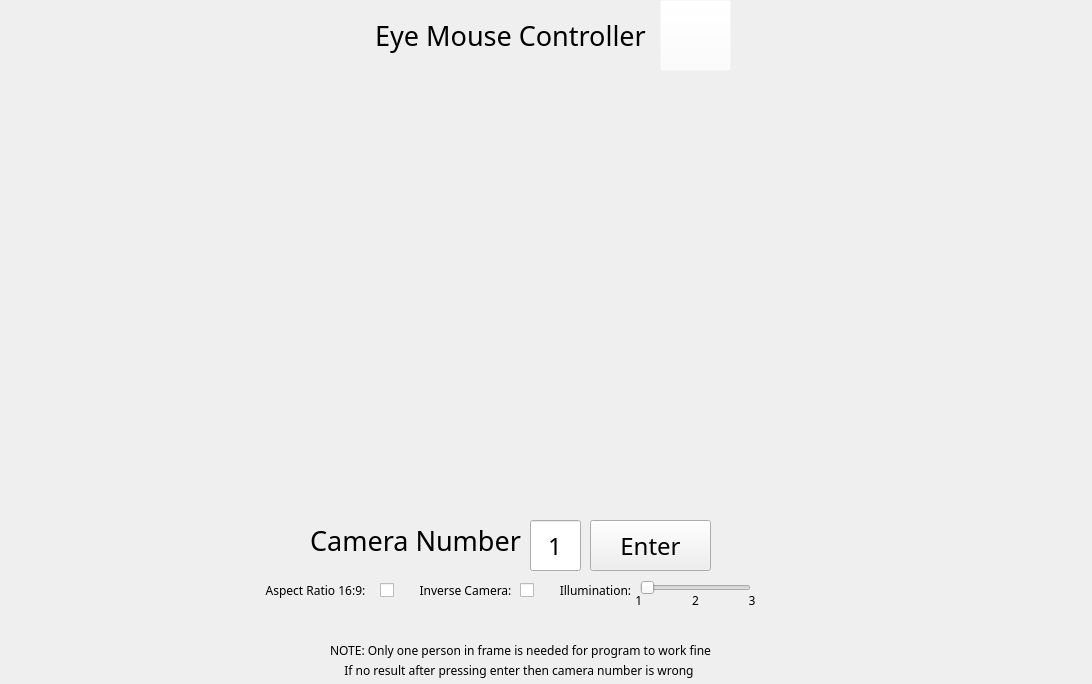
<?xml version="1.0" encoding="UTF-8"?>
<ui version="4.0">
 <class>MainWindow</class>
 <widget class="QMainWindow" name="MainWindow">
  <property name="enabled">
   <bool>true</bool>
  </property>
  <property name="geometry">
   <rect>
    <x>0</x>
    <y>0</y>
    <width>1092</width>
    <height>684</height>
   </rect>
  </property>
  <property name="sizePolicy">
   <sizepolicy hsizetype="Fixed" vsizetype="Fixed">
    <horstretch>0</horstretch>
    <verstretch>0</verstretch>
   </sizepolicy>
  </property>
  <property name="contextMenuPolicy">
   <enum>Qt::NoContextMenu</enum>
  </property>
  <property name="windowTitle">
   <string>Eye Mouse Controller</string>
  </property>
  <property name="windowIcon">
   <iconset>
    <normaloff>icon.ico</normaloff>icon.ico</iconset>
  </property>
  <property name="toolTip">
   <string notr="true"/>
  </property>
  <property name="statusTip">
   <string notr="true"/>
  </property>
  <property name="whatsThis">
   <string notr="true"/>
  </property>
  <property name="accessibleName">
   <string notr="true"/>
  </property>
  <property name="accessibleDescription">
   <string notr="true"/>
  </property>
  <property name="autoFillBackground">
   <bool>false</bool>
  </property>
  <property name="windowFilePath">
   <string notr="true"/>
  </property>
  <property name="documentMode">
   <bool>false</bool>
  </property>
  <property name="tabShape">
   <enum>QTabWidget::Rounded</enum>
  </property>
  <property name="dockNestingEnabled">
   <bool>false</bool>
  </property>
  <widget class="QWidget" name="centralwidget">
   <widget class="QPushButton" name="EnterButton">
    <property name="geometry">
     <rect>
      <x>590</x>
      <y>520</y>
      <width>121</width>
      <height>51</height>
     </rect>
    </property>
    <property name="font">
     <font>
      <family>Rockwell</family>
      <pointsize>18</pointsize>
     </font>
    </property>
    <property name="cursor">
     <cursorShape>PointingHandCursor</cursorShape>
    </property>
    <property name="text">
     <string>Enter</string>
    </property>
    <property name="iconSize">
     <size>
      <width>16</width>
      <height>16</height>
     </size>
    </property>
    <property name="shortcut">
     <string>Return</string>
    </property>
   </widget>
   <widget class="QLabel" name="Eyemouselabel">
    <property name="geometry">
     <rect>
      <x>130</x>
      <y>-10</y>
      <width>761</width>
      <height>91</height>
     </rect>
    </property>
    <property name="sizePolicy">
     <sizepolicy hsizetype="Preferred" vsizetype="Preferred">
      <horstretch>0</horstretch>
      <verstretch>0</verstretch>
     </sizepolicy>
    </property>
    <property name="font">
     <font>
      <family>Rockwell</family>
      <pointsize>20</pointsize>
      <weight>50</weight>
      <bold>false</bold>
     </font>
    </property>
    <property name="text">
     <string>Eye Mouse Controller</string>
    </property>
    <property name="textFormat">
     <enum>Qt::AutoText</enum>
    </property>
    <property name="alignment">
     <set>Qt::AlignCenter</set>
    </property>
    <property name="wordWrap">
     <bool>false</bool>
    </property>
   </widget>
   <widget class="QLabel" name="instructionimagelabel">
    <property name="geometry">
     <rect>
      <x>180</x>
      <y>70</y>
      <width>721</width>
      <height>441</height>
     </rect>
    </property>
    <property name="sizePolicy">
     <sizepolicy hsizetype="Preferred" vsizetype="Preferred">
      <horstretch>0</horstretch>
      <verstretch>0</verstretch>
     </sizepolicy>
    </property>
    <property name="text">
     <string/>
    </property>
    <property name="pixmap">
     <pixmap>instruction.png</pixmap>
    </property>
    <property name="alignment">
     <set>Qt::AlignCenter</set>
    </property>
   </widget>
   <widget class="QLabel" name="cameralabel">
    <property name="geometry">
     <rect>
      <x>310</x>
      <y>510</y>
      <width>211</width>
      <height>61</height>
     </rect>
    </property>
    <property name="sizePolicy">
     <sizepolicy hsizetype="Preferred" vsizetype="Preferred">
      <horstretch>0</horstretch>
      <verstretch>0</verstretch>
     </sizepolicy>
    </property>
    <property name="font">
     <font>
      <family>Rockwell</family>
      <pointsize>20</pointsize>
      <weight>50</weight>
      <bold>false</bold>
     </font>
    </property>
    <property name="text">
     <string>Camera Number</string>
    </property>
    <property name="textFormat">
     <enum>Qt::AutoText</enum>
    </property>
    <property name="alignment">
     <set>Qt::AlignCenter</set>
    </property>
    <property name="wordWrap">
     <bool>false</bool>
    </property>
   </widget>
   <widget class="QLineEdit" name="lineEdit">
    <property name="geometry">
     <rect>
      <x>530</x>
      <y>520</y>
      <width>51</width>
      <height>51</height>
     </rect>
    </property>
    <property name="font">
     <font>
      <family>Rockwell</family>
      <pointsize>18</pointsize>
     </font>
    </property>
    <property name="text">
     <string>1</string>
    </property>
    <property name="maxLength">
     <number>1</number>
    </property>
    <property name="alignment">
     <set>Qt::AlignCenter</set>
    </property>
   </widget>
   <widget class="QLabel" name="cameralabel_3">
    <property name="geometry">
     <rect>
      <x>310</x>
      <y>620</y>
      <width>421</width>
      <height>61</height>
     </rect>
    </property>
    <property name="sizePolicy">
     <sizepolicy hsizetype="Preferred" vsizetype="Preferred">
      <horstretch>0</horstretch>
      <verstretch>0</verstretch>
     </sizepolicy>
    </property>
    <property name="font">
     <font>
      <family>Rockwell</family>
      <pointsize>9</pointsize>
      <weight>50</weight>
      <bold>false</bold>
     </font>
    </property>
    <property name="text">
     <string>NOTE: Only one person in frame is needed for program to work fine</string>
    </property>
    <property name="textFormat">
     <enum>Qt::AutoText</enum>
    </property>
    <property name="alignment">
     <set>Qt::AlignCenter</set>
    </property>
    <property name="wordWrap">
     <bool>false</bool>
    </property>
   </widget>
   <widget class="QLabel" name="cameralabel_4">
    <property name="geometry">
     <rect>
      <x>310</x>
      <y>640</y>
      <width>421</width>
      <height>61</height>
     </rect>
    </property>
    <property name="sizePolicy">
     <sizepolicy hsizetype="Preferred" vsizetype="Preferred">
      <horstretch>0</horstretch>
      <verstretch>0</verstretch>
     </sizepolicy>
    </property>
    <property name="font">
     <font>
      <family>Rockwell</family>
      <pointsize>9</pointsize>
      <weight>50</weight>
      <bold>false</bold>
     </font>
    </property>
    <property name="text">
     <string>If no result after pressing enter then camera number is wrong </string>
    </property>
    <property name="textFormat">
     <enum>Qt::AutoText</enum>
    </property>
    <property name="alignment">
     <set>Qt::AlignCenter</set>
    </property>
    <property name="wordWrap">
     <bool>false</bool>
    </property>
   </widget>
   <widget class="QLabel" name="cameralabel_5">
    <property name="geometry">
     <rect>
      <x>410</x>
      <y>560</y>
      <width>111</width>
      <height>61</height>
     </rect>
    </property>
    <property name="sizePolicy">
     <sizepolicy hsizetype="Preferred" vsizetype="Preferred">
      <horstretch>0</horstretch>
      <verstretch>0</verstretch>
     </sizepolicy>
    </property>
    <property name="font">
     <font>
      <family>Rockwell</family>
      <pointsize>9</pointsize>
      <weight>50</weight>
      <bold>false</bold>
     </font>
    </property>
    <property name="text">
     <string>Inverse Camera:</string>
    </property>
    <property name="textFormat">
     <enum>Qt::AutoText</enum>
    </property>
    <property name="alignment">
     <set>Qt::AlignCenter</set>
    </property>
    <property name="wordWrap">
     <bool>false</bool>
    </property>
   </widget>
   <widget class="QCheckBox" name="inversecameracheck">
    <property name="geometry">
     <rect>
      <x>520</x>
      <y>580</y>
      <width>20</width>
      <height>21</height>
     </rect>
    </property>
    <property name="autoFillBackground">
     <bool>false</bool>
    </property>
    <property name="text">
     <string/>
    </property>
    <property name="iconSize">
     <size>
      <width>16</width>
      <height>16</height>
     </size>
    </property>
   </widget>
   <widget class="QLabel" name="GithubLogo">
    <property name="geometry">
     <rect>
      <x>660</x>
      <y>0</y>
      <width>71</width>
      <height>71</height>
     </rect>
    </property>
    <property name="sizePolicy">
     <sizepolicy hsizetype="Preferred" vsizetype="Preferred">
      <horstretch>0</horstretch>
      <verstretch>0</verstretch>
     </sizepolicy>
    </property>
    <property name="text">
     <string/>
    </property>
    <property name="pixmap">
     <pixmap>githublogo.png</pixmap>
    </property>
    <property name="alignment">
     <set>Qt::AlignCenter</set>
    </property>
   </widget>
   <widget class="QPushButton" name="GithubButton">
    <property name="geometry">
     <rect>
      <x>660</x>
      <y>0</y>
      <width>71</width>
      <height>71</height>
     </rect>
    </property>
    <property name="font">
     <font>
      <family>Rockwell</family>
      <pointsize>18</pointsize>
     </font>
    </property>
    <property name="cursor">
     <cursorShape>PointingHandCursor</cursorShape>
    </property>
    <property name="styleSheet">
     <string notr="true">
background-color: rgba(255, 255, 255, 0);</string>
    </property>
    <property name="text">
     <string/>
    </property>
    <property name="iconSize">
     <size>
      <width>16</width>
      <height>16</height>
     </size>
    </property>
    <property name="shortcut">
     <string>Return</string>
    </property>
   </widget>
   <widget class="QLabel" name="cameralabel_6">
    <property name="geometry">
     <rect>
      <x>260</x>
      <y>560</y>
      <width>111</width>
      <height>61</height>
     </rect>
    </property>
    <property name="sizePolicy">
     <sizepolicy hsizetype="Preferred" vsizetype="Preferred">
      <horstretch>0</horstretch>
      <verstretch>0</verstretch>
     </sizepolicy>
    </property>
    <property name="font">
     <font>
      <family>Rockwell</family>
      <pointsize>9</pointsize>
      <weight>50</weight>
      <bold>false</bold>
     </font>
    </property>
    <property name="text">
     <string>Aspect Ratio 16:9:</string>
    </property>
    <property name="textFormat">
     <enum>Qt::AutoText</enum>
    </property>
    <property name="alignment">
     <set>Qt::AlignCenter</set>
    </property>
    <property name="wordWrap">
     <bool>false</bool>
    </property>
   </widget>
   <widget class="QCheckBox" name="aspectratio169">
    <property name="geometry">
     <rect>
      <x>380</x>
      <y>580</y>
      <width>20</width>
      <height>21</height>
     </rect>
    </property>
    <property name="autoFillBackground">
     <bool>false</bool>
    </property>
    <property name="text">
     <string/>
    </property>
    <property name="iconSize">
     <size>
      <width>16</width>
      <height>16</height>
     </size>
    </property>
   </widget>
   <widget class="QLabel" name="cameralabel_7">
    <property name="geometry">
     <rect>
      <x>540</x>
      <y>560</y>
      <width>111</width>
      <height>61</height>
     </rect>
    </property>
    <property name="sizePolicy">
     <sizepolicy hsizetype="Preferred" vsizetype="Preferred">
      <horstretch>0</horstretch>
      <verstretch>0</verstretch>
     </sizepolicy>
    </property>
    <property name="font">
     <font>
      <family>Rockwell</family>
      <pointsize>9</pointsize>
      <weight>50</weight>
      <bold>false</bold>
     </font>
    </property>
    <property name="text">
     <string>Illumination:</string>
    </property>
    <property name="textFormat">
     <enum>Qt::AutoText</enum>
    </property>
    <property name="alignment">
     <set>Qt::AlignCenter</set>
    </property>
    <property name="wordWrap">
     <bool>false</bool>
    </property>
   </widget>
   <widget class="QLabel" name="cameralabel_8">
    <property name="geometry">
     <rect>
      <x>610</x>
      <y>570</y>
      <width>171</width>
      <height>61</height>
     </rect>
    </property>
    <property name="sizePolicy">
     <sizepolicy hsizetype="Preferred" vsizetype="Preferred">
      <horstretch>0</horstretch>
      <verstretch>0</verstretch>
     </sizepolicy>
    </property>
    <property name="font">
     <font>
      <family>Rockwell</family>
      <pointsize>9</pointsize>
      <weight>50</weight>
      <bold>false</bold>
     </font>
    </property>
    <property name="text">
     <string>1                2                3</string>
    </property>
    <property name="textFormat">
     <enum>Qt::AutoText</enum>
    </property>
    <property name="alignment">
     <set>Qt::AlignCenter</set>
    </property>
    <property name="wordWrap">
     <bool>false</bool>
    </property>
   </widget>
   <widget class="QSlider" name="horizontalSlider">
    <property name="geometry">
     <rect>
      <x>640</x>
      <y>580</y>
      <width>111</width>
      <height>16</height>
     </rect>
    </property>
    <property name="minimum">
     <number>1</number>
    </property>
    <property name="maximum">
     <number>3</number>
    </property>
    <property name="pageStep">
     <number>1</number>
    </property>
    <property name="value">
     <number>1</number>
    </property>
    <property name="orientation">
     <enum>Qt::Horizontal</enum>
    </property>
   </widget>
  </widget>
 </widget>
 <resources/>
 <connections/>
</ui>
